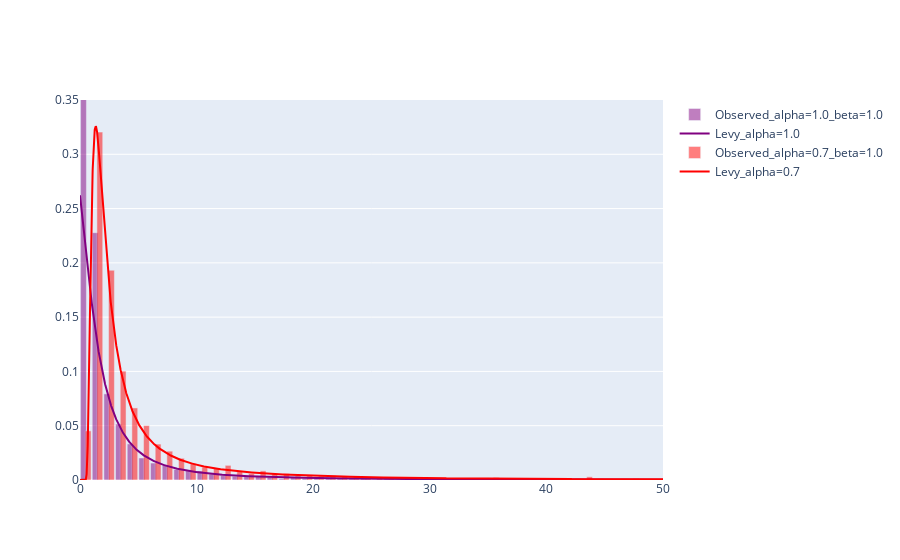

Write notebook code for a chart like this one.
### Code cell
# Execute the code and show results
fig = plot_levy_walk_comparison(n_steps=5000, alphas=[1.0, 0.7], beta=1.0)
fig.show()
